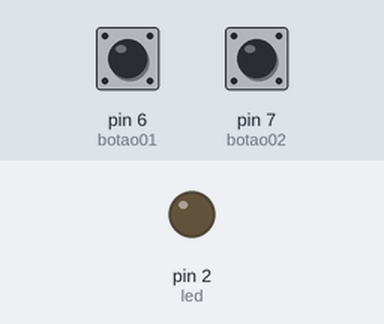
This sketch was run on a simulated Arduino Uno, built with avr-gcc and run on an emulated ATmega328P. On the bench: output pins drawn as LEDs (lit = HIGH). Inputs (shaded band) come from the test bench; at power-on: pin 6 (botao01) HIGH, pin 7 (botao02) HIGH.

Above: at 1.2 s.
1.3 s: pin 6 (botao01) pulled LOW for 0.15 s
At 2.0 s:
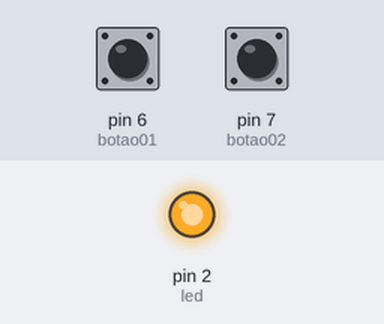
2.9 s: pin 7 (botao02) pulled LOW for 0.15 s
At 3.2 s:
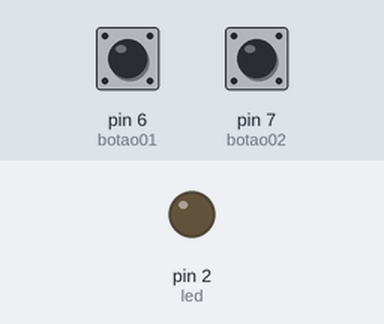
4.5 s: pin 6 (botao01) pulled LOW for 1 s
At 5.6 s:
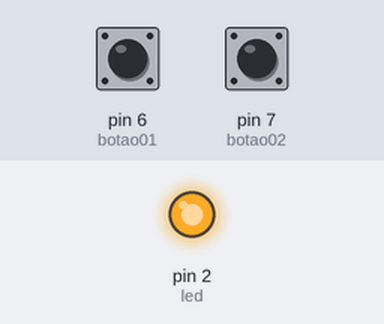
Timing chart, 0 to 7.5 s (numbered marks = the images above; inputs shaded):
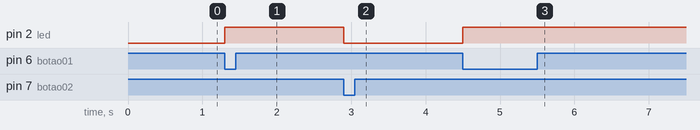

Measured:
- after the input at 1.3 s, pin 2 (led): LOW → HIGH at once
- after the input at 2.9 s, pin 2 (led): HIGH → LOW at once
- after the input at 4.5 s, pin 2 (led): LOW → HIGH at once

The sketch:

projeto1-LigaDesligacom2Botoes.ino
```cpp
int botao01 = 6;
int botao02 = 7;
int led = 2;

void setup()
{
  pinMode(botao01, INPUT_PULLUP);
  pinMode(botao02, INPUT_PULLUP);
  pinMode(led, OUTPUT);

  digitalWrite(led, LOW);
  Serial.begin(9600);
}

void loop()
{
  int Liga = digitalRead(botao01);
  int Desliga = digitalRead(botao02);
  if (Liga == LOW) {
    digitalWrite(led, HIGH);
  }
  if (Desliga == LOW) {
    digitalWrite(led, LOW);
  }
}
```
